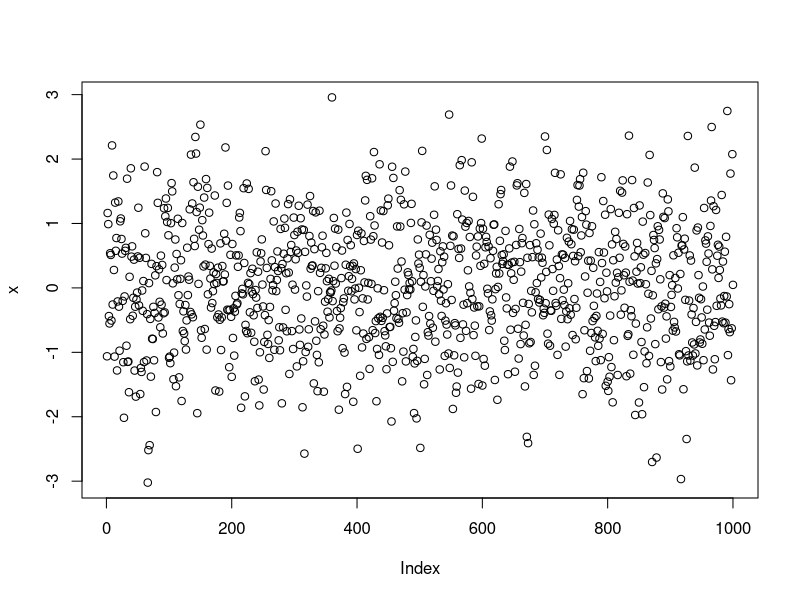
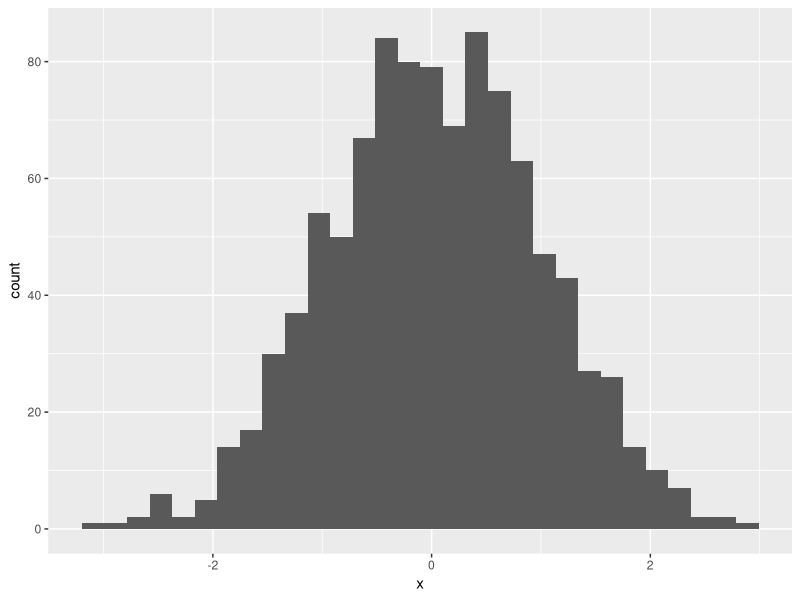

Write the R code that produced these figures, in order.
# This is to test your distribution of R and RStudio

x <- rnorm(1000)
plot(x)

install.packages("tidyverse")
library(tidyverse)

y <- data.frame(x)
ggplot(y) +
      geom_histogram(aes(x))
